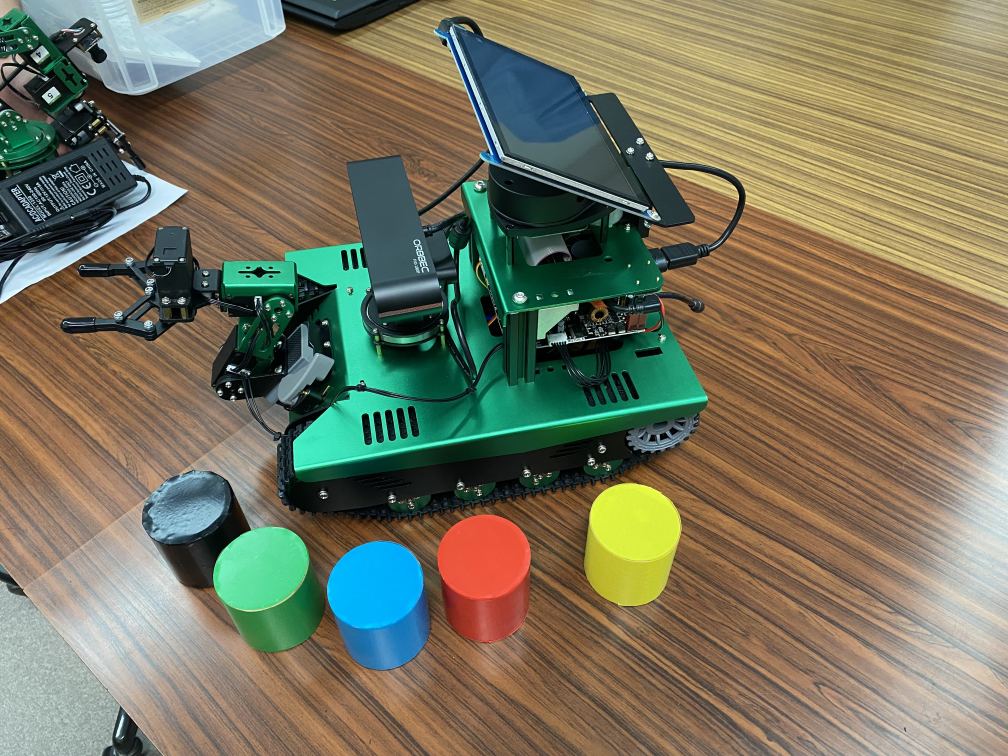
#> input picture open_cv_handson/B_Geometric/yahboom.jpg, 4032 x 3024 px (shown at 1/4 size)
$ jupyter execute 6_rotation.ipynb
#> lines starting #> are read from the running program, lines starting #| are printed output that depends on the picture
# 6.Rotation
サイズを維持したまま回転する

getRotationMatrix2Dを用いる \
https://qiita.com/shoku-pan/items/39284c0fa98cb0c47024

[cell 1]
import cv2
import numpy as np

img = cv2.imread('yahboom.jpg', 1)
#> img is the input picture: shape (3024, 4032, 3); mean B, G, R 95.6, 117.9, 120.2
#cv2.imshow('src',img)
imgInfo = img.shape
#> imgInfo = (3024, 4032, 3)
height = imgInfo[0]
#> height = 3024
width = imgInfo[1]
#> width = 4032
# 変換行列を指定
matRotate = cv2.getRotationMatrix2D((height*0.5, width*0.5), 45, 1)     # mat rotate 1 center(回転中心) 2 angle（回転角度　正の数が反時計回り） 3 scale（拡大縮小の倍率）

# 100*100 25
dst = cv2.warpAffine(img, matRotate, (height,width))
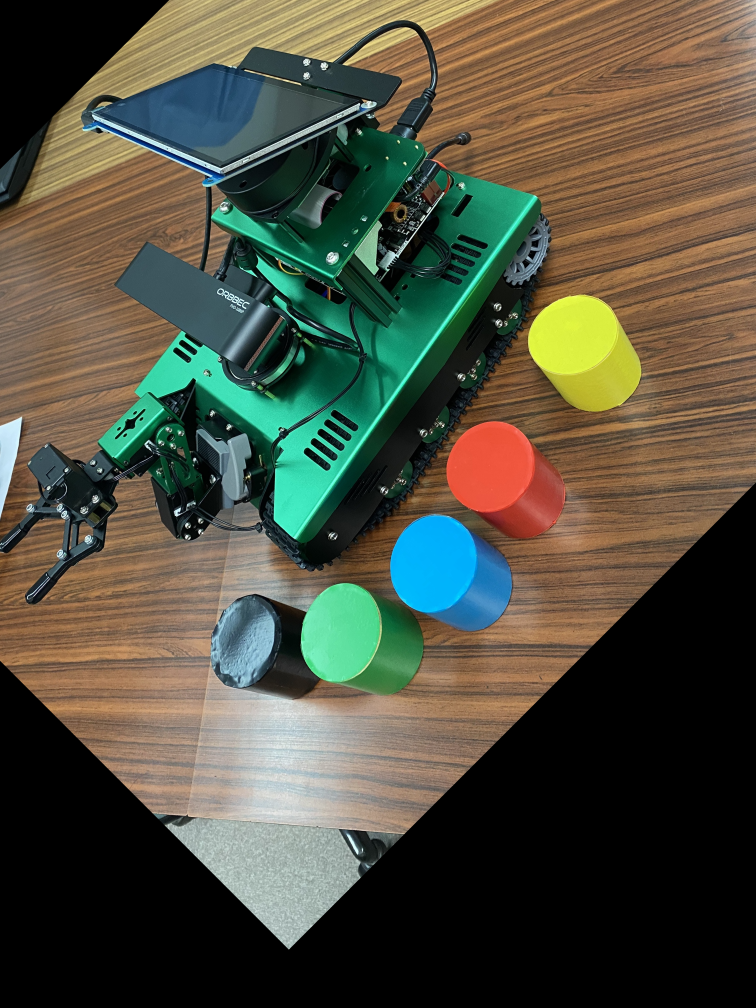
#> dst: shape (4032, 3024, 3) (shown at 1/4 size); mean B, G, R 63.7, 79.2, 79.1

[cell 2]
#bgr8 to jpeg format
import enum
import cv2

def bgr8_to_jpeg(value, quality=75):
    return bytes(cv2.imencode('.jpg', value)[1])

[cell 3]
import ipywidgets.widgets as widgets

image_widget1 = widgets.Image(format='jpg', width=400, height=200)
image_widget2 = widgets.Image(format='jpg', width=250, height=350)
# create a horizontal box container to place the image widget next to each other
image_container = widgets.HBox([image_widget1, image_widget2])

# display the container in this cell's output
display(image_container)
#display(image_widget2)

# img1 = cv2.imread('image0.jpg',1)ここいらない

image_widget1.value = bgr8_to_jpeg(img)
image_widget2.value = bgr8_to_jpeg(dst)

[cell 4]
theta = np.deg2rad(45)
mat = np.float32([[np.cos(theta), -np.sin(theta), 0], [np.sin(theta), np.cos(theta), 0]])
dst2 = cv2.warpAffine(img, mat, (width, height))
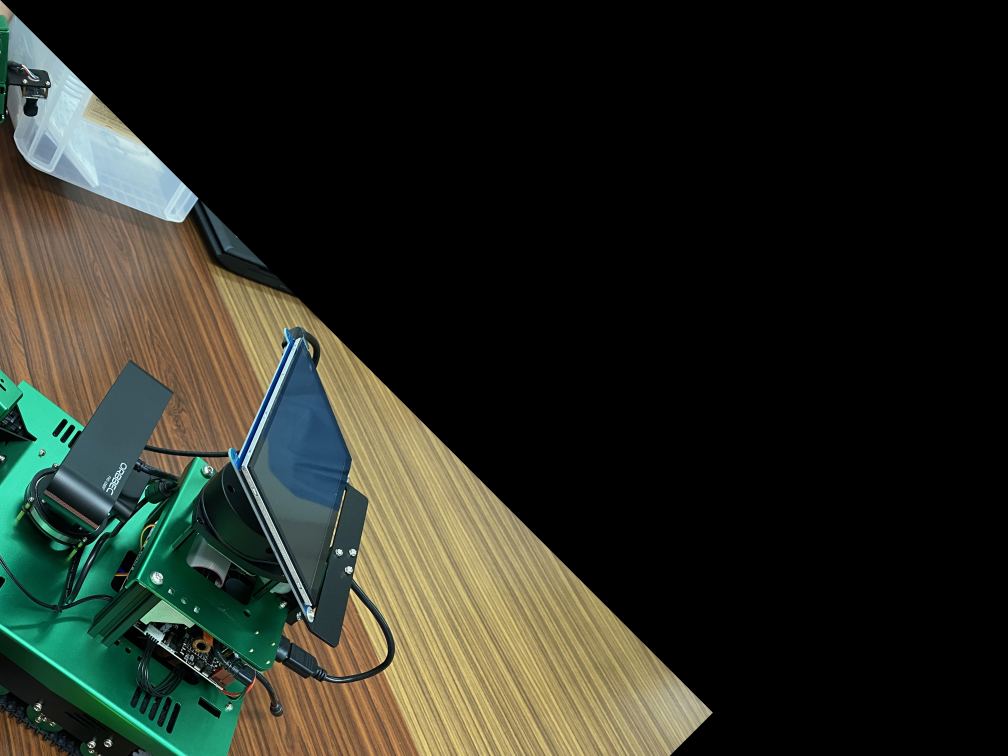
#> dst2: shape (3024, 4032, 3) (shown at 1/4 size); mean B, G, R 33.5, 42.3, 39.1

image_widget1 = widgets.Image(format='jpg', width=400, height=200)
image_widget2 = widgets.Image(format='jpg', width=350, height=450)
# create a horizontal box container to place the image widget next to each other
image_container = widgets.HBox([image_widget1, image_widget2])

# display the container in this cell's output
display(image_container)
#display(image_widget2)

image_widget1.value = bgr8_to_jpeg(img)
image_widget2.value = bgr8_to_jpeg(dst2)
